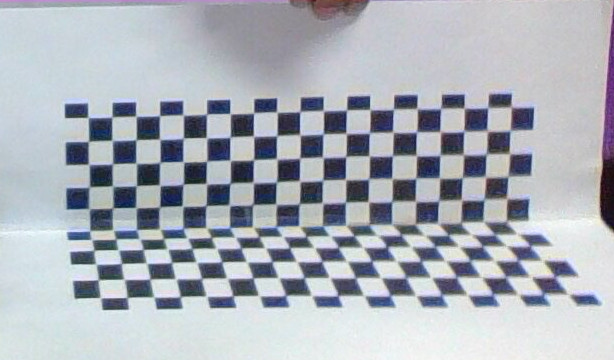
%> input picture assignments/cameraCalibration/Checkerboard4.jpg, 614 x 360 px
$ octave personalCam.m   (GNU Octave 9; MATLAB toolbox functions it lacks are replaced by stand-ins)
%> lines starting %> are read from the running program, lines starting %| are printed output that depends on the picture
### assignments/cameraCalibration/RANSAC.m
% clear all;
% clc;
% imgPts = [14, 27, 1;
% 91, 34, 1;
% 166, 37, 1;
% 245, 44, 1;
% 325, 47, 1;
% 407, 52, 1;
% 493, 57, 1;
% 20, 104, 1;
% 94, 110, 1;
% 168, 117, 1;
% 245, 122, 1;
% 323, 128, 1;
% 404, 134, 1;
% 488, 140, 1;
% 398, 209, 1;
% 474, 246, 1;
% 465, 279, 1;
% 455, 316, 1;
% 444, 360, 1;
% 387, 236, 1;
% 304, 231, 1;
% 224, 223, 1;
% 114, 216, 1;
% 66, 210, 1;
% 34, 240, 1;
% 117, 246, 1;
% 200, 254, 1;
% 285, 263, 1;
% 373, 271, 1;
% 357, 308, 1;
% 263, 299, 1;
% 172, 291, 1;
% 83, 282, 1;
% 46, 322, 1;
% 142, 331, 1;
% 238, 341, 1;
% 338, 350, 1];
%
% worldPts = [216, 72, 0, 1;
% 180, 72, 0, 1;
% 144, 72, 0, 1;
% 108, 72, 0, 1;
% 72, 72, 0, 1;
% 36, 72, 0, 1;
% 0, 72, 0, 1;
% 216, 36, 0, 1;
% 180, 36, 0, 1;
% 144, 36, 0, 1;
% 108, 36, 0, 1;
% 72, 36, 0, 1;
% 36, 36, 0, 1;
% 0, 36, 0, 1;
% 36, 0, 0, 1
% 0, 0, 36, 1;
% 0, 0, 72, 1;
% 0, 0, 108, 1;
% 0, 0, 144, 1;
% 36, 0, 36, 1;
% 72, 0, 36, 1;
% 108, 0, 36, 1;
% 144, 0, 36, 1;
% 216, 0, 36, 1;
% 216, 0, 72, 1;
% 144, 0, 72, 1;
% 108, 0, 72, 1;
% 72, 0, 72, 1;
% 36,0, 72, 1;
% 36, 0, 108, 1;
% 72, 0, 108, 1;
% 108, 0, 108, 1;
% 144, 0, 108, 1;
% 144, 0, 144, 1;
% 108, 0, 144, 1;
% 72, 0, 144, 1;
% 36, 0, 144, 1];

function [p, K, R, C, imgEstimated] = RANSAC(imgPts, worldPts)
err = 0;
mnErr = 5000000;
p = zeros(3,4);
est = zeros(size(imgPts));

for iter = 1:1000
   indices = randperm(size(worldPts, 1), 6);
   P = DLT(imgPts(indices,:), worldPts(indices, :));
   estimatedImg = P*worldPts';
   imgEstimated = round(estimatedImg ./ repmat(estimatedImg(3,:),3,1))';
   err = sum(sqrt(sum((imgPts - imgEstimated).^2,2)))/size(imgPts,1);
   if mnErr >= err
       p = P;
       mnErr = err;
   end
end

mnErr
estimatedImg = p*worldPts';
imgEstimated = round(estimatedImg ./ repmat(estimatedImg(3,:),3,1))';
H = p(:,1:3);
invH = inv(H);
[invR, invK] = qr(invH);
 R = invR';
 K = inv(invK);
 C = invH*p(:,4);
end

### assignments/cameraCalibration/personalCam.m
 close all;
 I = imread('Checkerboard4.jpg');
%> I is the input picture: size 360x614x3 uint8; mean R, G, B 172, 176.8, 185.1
 figure;
 imshow(I);
 I = rgb2gray(I);
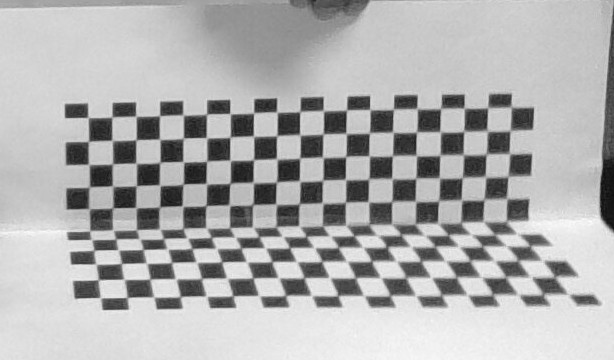
%> I: size 360x614 uint8; min 14, max 253, mean 176.3
 C = corner(I, 'harris');
%> C = 200 rows, first 12: [230 113; 186 184; 230 140; 67 118; 370 98; 253 136; 73 264; 104 310; 230 102; 186 138; 111 140; 300 114]
figure;
imshow(I);
hold on;
 plot(C(100:104,1),C(100:104,2),'r*');
 plot(C(106:114,1), C(106:114,2),'r*');
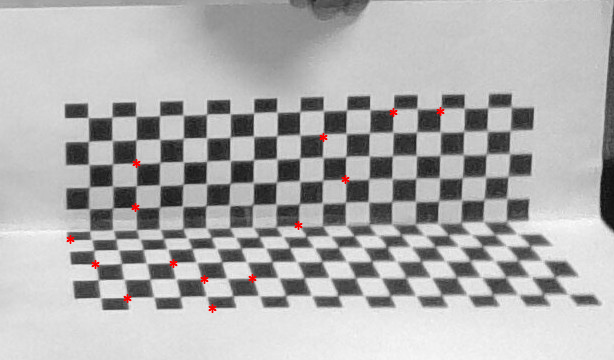
%> figure redrawn from the program's plot data
% [9 lines of commented-out code are left out]
 imgCoord = [C(100:104,:), ; C(106:114,:)];
%> imgCoord = 14 rows, first 12: [393 112; 298 225; 95 264; 127 298; 440 111; 204 279; 345 179; 135 207; 252 278; 323 137; 136 163; 212 308]
 imgCoord = [imgCoord, repmat(1,size(imgCoord,1),1)]
%> imgCoord = 14 rows, first 12: [393 112 1; 298 225 1; 95 264 1; 127 298 1; 440 111 1; 204 279 1; 345 179 1; 135 207 1; 252 278 1; 323 137 1; 136 163 1; 212 308 1]
 worldCoord = [15.7, 0.7,0,1;
              11.2, 6.3, 0,1;
              1.0, 6.3, 3.4, 1;
              2.1, 6.3, 5.6, 1;
              18, 0.7, 0, 1;
              5.7, 6.3, 4.6,1;
              13.6, 4.1, 1,1;
              3.4,5.2,0,1;
              7.8, 6.3, 1,1;
              12.4,1.7,0,1;
              3.4, 2.9,0,1;
              5.7, 6.3, 6.4,1;
              0,6.3,1.1,1;
              4.5, 6.3,3.4,1];
          [p, K, R, c, imgEstimated] = RANSAC(imgCoord, worldCoord);
%> the run ends on the next line

$ run again, with assignments/cameraCalibration/Checkerboard1.jpg copied over assignments/cameraCalibration/Checkerboard4.jpg
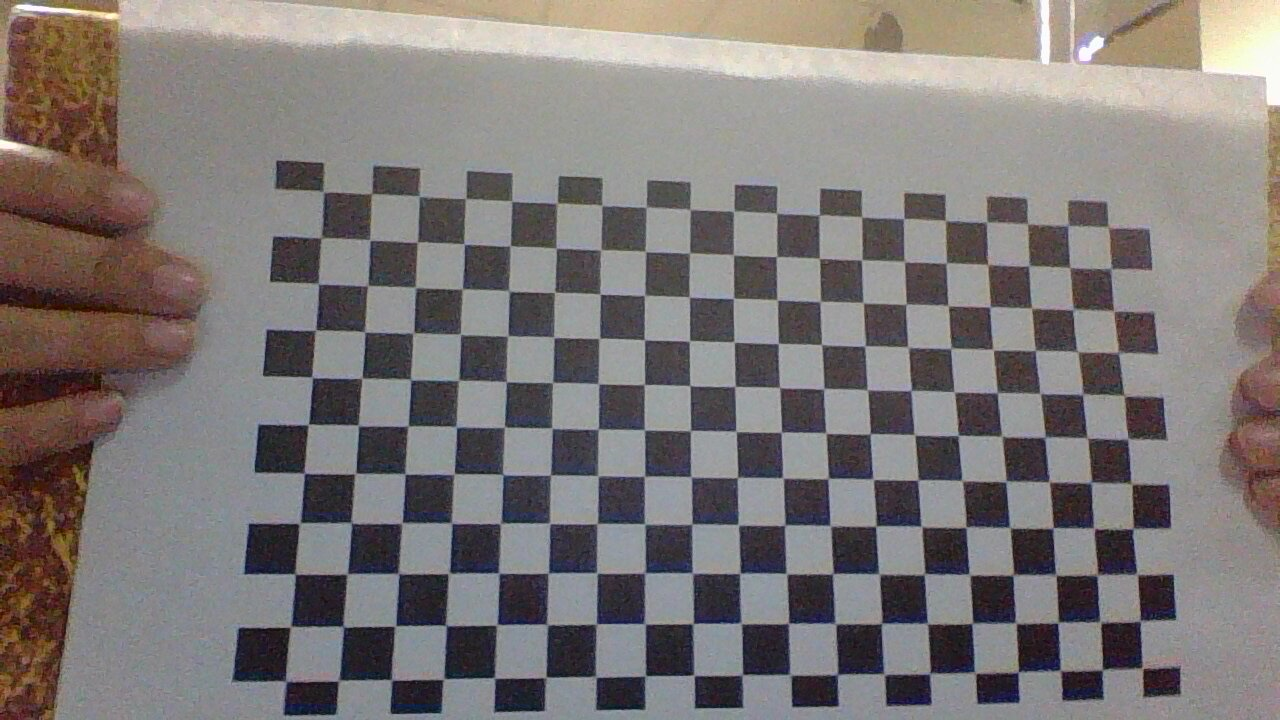
%> input picture assignments/cameraCalibration/Checkerboard1.jpg, 1280 x 720 px
%> I is the input picture: size 720x1280x3 uint8; mean R, G, B 125.5, 119.9, 118.6
%> `I = rgb2gray(I);`:
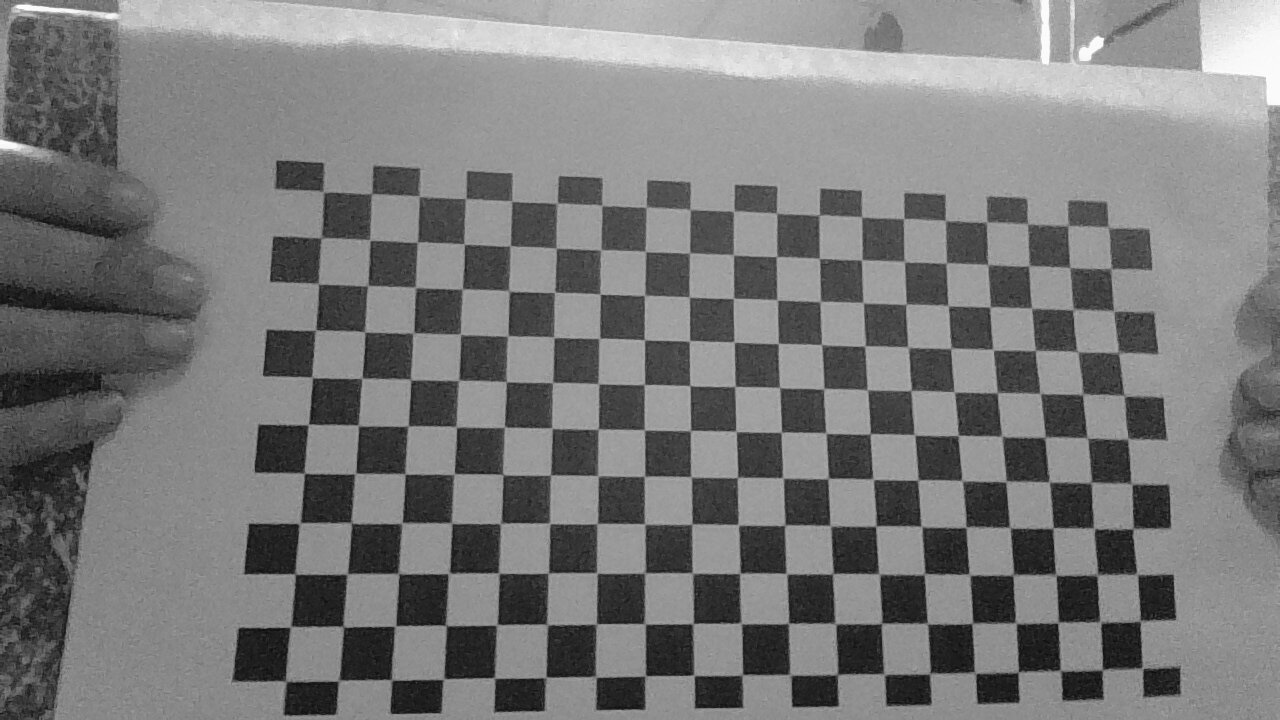
%> I: size 720x1280 uint8; min 7, max 255, mean 121.4
%> C = 200 rows, first 12: [1104 40; 311 424; 1058 625; 794 706; 1020 672; 1055 528; 398 626; 548 677; 696 623; 602 296; 404 522; 745 674]
%> `plot(C(106:114,1), C(106:114,2),'r*');`:
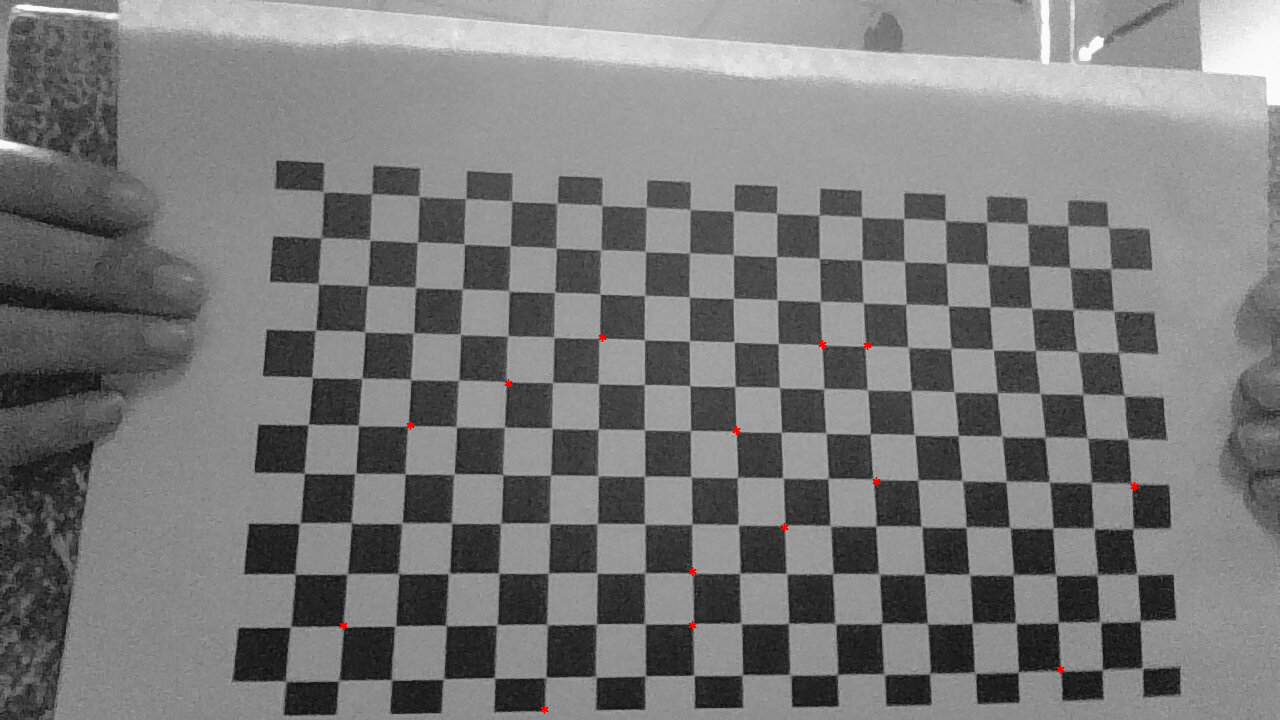
%> figure redrawn from the program's plot data
%> `imgCoord = [C(100:104,:), ; C(106:114,:)];`: imgCoord = 14 rows, first 12: [602 338; 692 626; 1134 487; 876 482; 343 626; 1060 670; 822 345; 544 710; 867 346; 508 384; 692 572; 736 431]
%> `imgCoord = [imgCoord, repmat(1,size(imgCoord,1),1)]`: imgCoord = 14 rows, first 12: [602 338 1; 692 626 1; 1134 487 1; 876 482 1; 343 626 1; 1060 670 1; 822 345 1; 544 710 1; 867 346 1; 508 384 1; 692 572 1; 736 431 1]

$ run again, with assignments/cameraCalibration/Checkerboard3.jpg copied over assignments/cameraCalibration/Checkerboard4.jpg
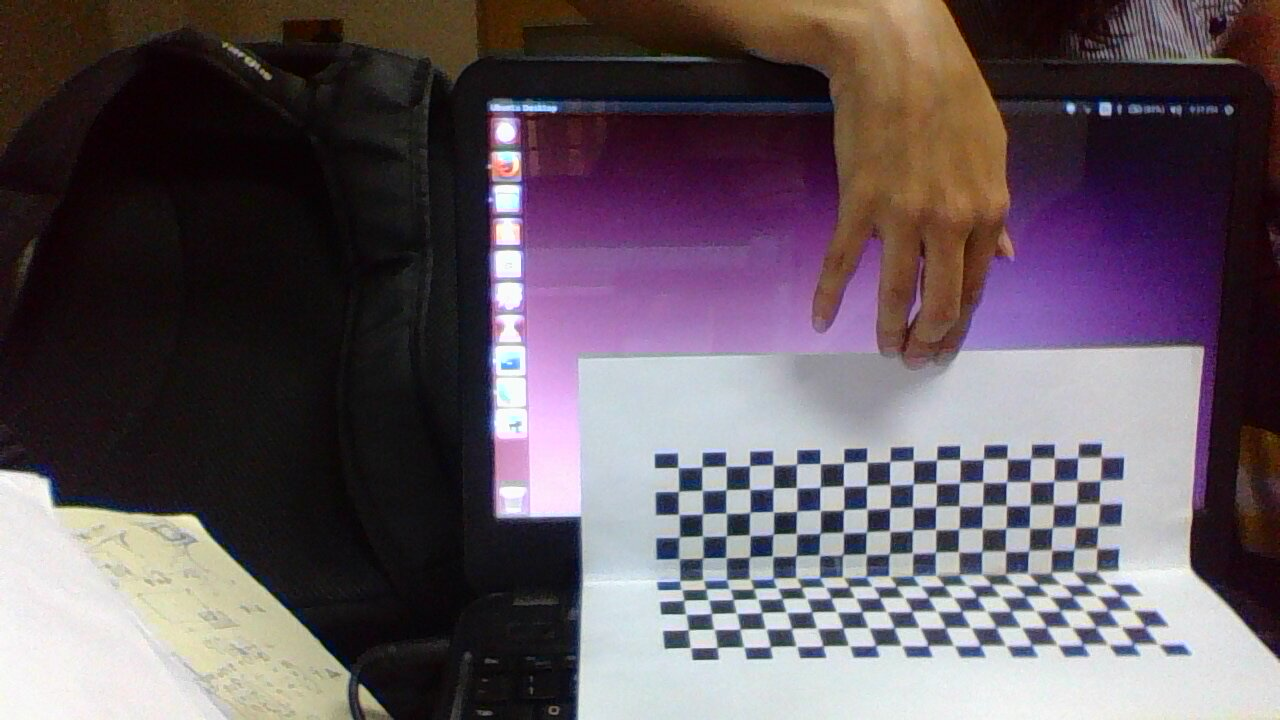
%> input picture assignments/cameraCalibration/Checkerboard3.jpg, 1280 x 720 px
%> I is the input picture: size 720x1280x3 uint8; mean R, G, B 99.6, 88.1, 95.5
%> `I = rgb2gray(I);`:
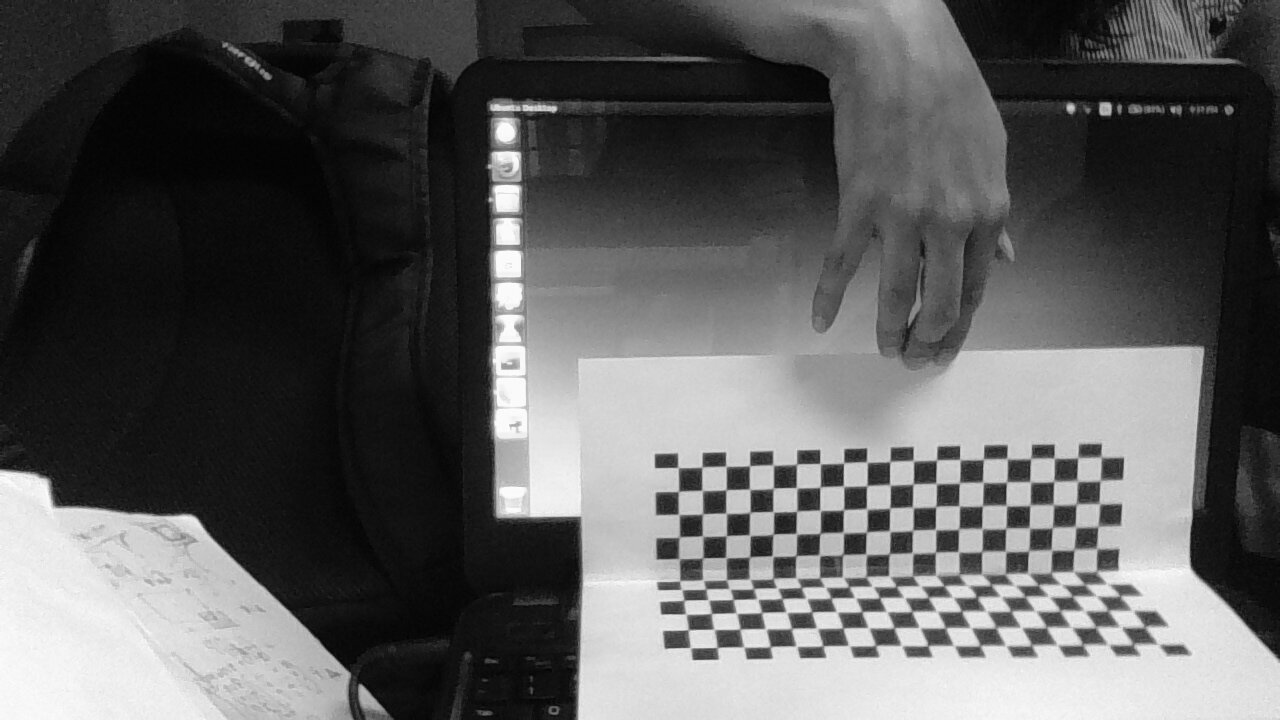
%> I: size 720x1280 uint8; min 1, max 255, mean 92.4
%> C = 200 rows, first 12: [820 463; 820 490; 776 534; 960 448; 657 468; 663 614; 843 486; 820 452; 844 466; 776 488; 702 490; 729 535]
%> `plot(C(106:114,1), C(106:114,2),'r*');`:
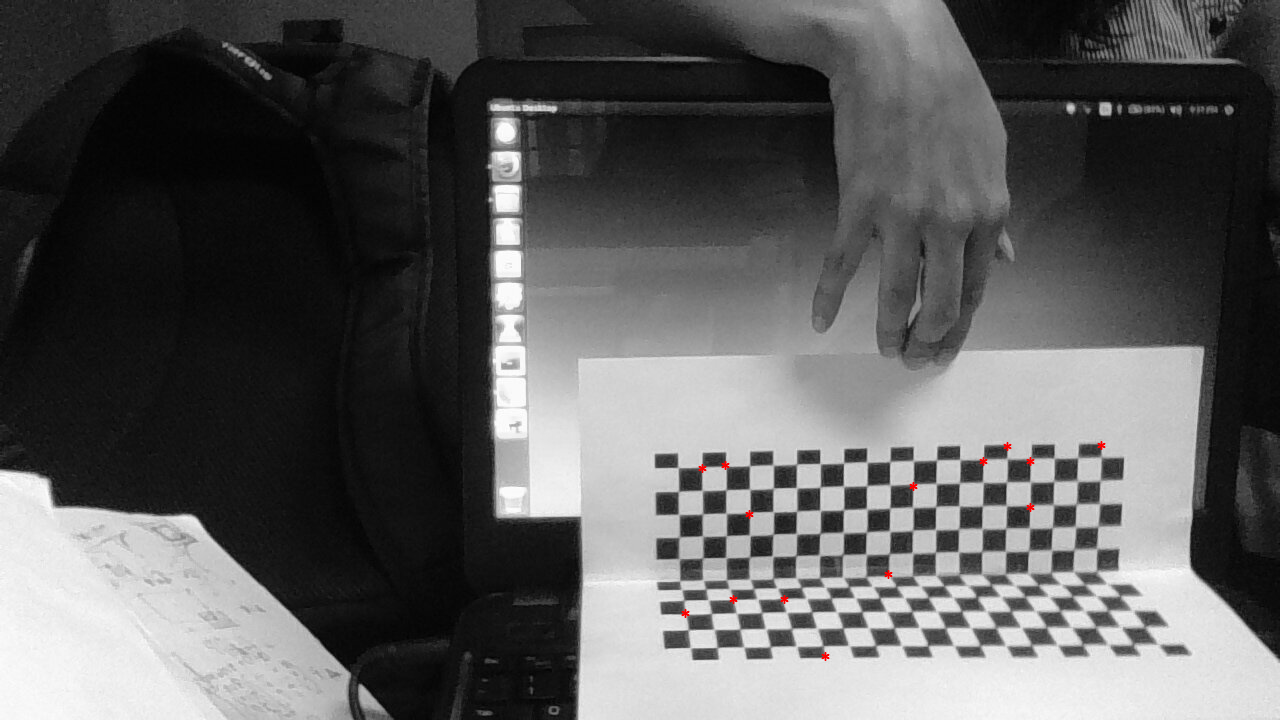
%> figure redrawn from the program's plot data
%> `imgCoord = [C(100:104,:), ; C(106:114,:)];`: imgCoord = 14 rows, first 12: [733 600; 685 614; 1101 446; 749 515; 888 575; 725 466; 1030 508; 913 487; 1007 447; 702 469; 784 600; 1030 462]
%> `imgCoord = [imgCoord, repmat(1,size(imgCoord,1),1)]`: imgCoord = 14 rows, first 12: [733 600 1; 685 614 1; 1101 446 1; 749 515 1; 888 575 1; 725 466 1; 1030 508 1; 913 487 1; 1007 447 1; 702 469 1; 784 600 1; 1030 462 1]
